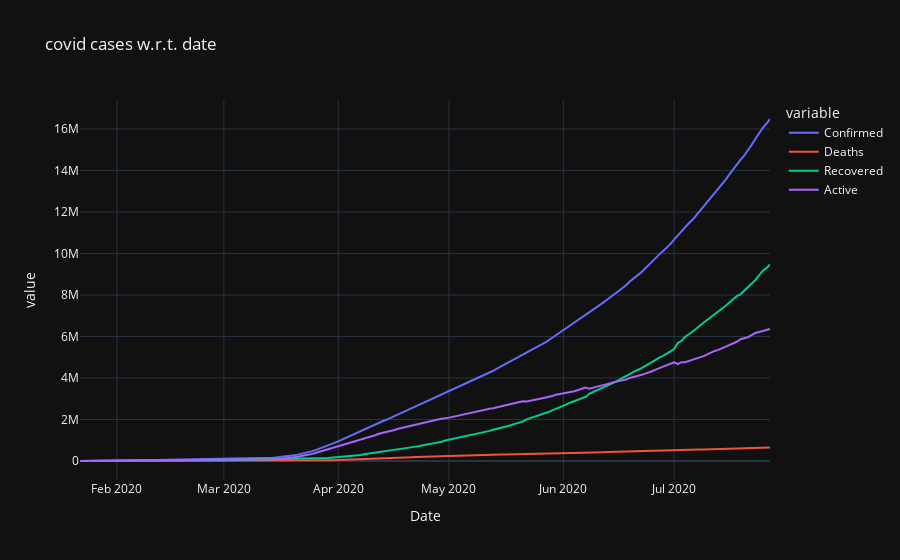

Notebook code for this chart:
### Markdown cell above
### Trend of Confirmed Deaths, Recovered and Active cases
### Creating Line Plot for our data

### Code cell
fig=px.line(day_wise,x="Date",y=["Confirmed","Deaths","Recovered","Active"],title="covid cases w.r.t. date",template="plotly_dark")
fig.show()

### Figure 1 — Plotly figure (JSON) as saved in the notebook; plotly's stock layout.template omitted (floating-point values rounded to 4 significant figures; data arrays with more than 128 entries replaced by an {"elided": "..."} marker saying what was removed)
{"data": [{"hovertemplate": "variable=Confirmed<br>Date=%{x}<br>value=%{y}<extra></extra>", "legendgroup": "Confirmed", "line": {"color": "#636efa", "dash": "solid"}, "mode": "lines", "name": "Confirmed", "orientation": "v", "showlegend": true, "type": "scatter", "x": {"elided": "188 str values"}, "xaxis": "x", "y": {"elided": "188 int values"}, "yaxis": "y"}, {"hovertemplate": "variable=Deaths<br>Date=%{x}<br>value=%{y}<extra></extra>", "legendgroup": "Deaths", "line": {"color": "#EF553B", "dash": "solid"}, "mode": "lines", "name": "Deaths", "orientation": "v", "showlegend": true, "type": "scatter", "x": {"elided": "188 str values"}, "xaxis": "x", "y": {"elided": "188 int values"}, "yaxis": "y"}, {"hovertemplate": "variable=Recovered<br>Date=%{x}<br>value=%{y}<extra></extra>", "legendgroup": "Recovered", "line": {"color": "#00cc96", "dash": "solid"}, "mode": "lines", "name": "Recovered", "orientation": "v", "showlegend": true, "type": "scatter", "x": {"elided": "188 str values"}, "xaxis": "x", "y": {"elided": "188 int values"}, "yaxis": "y"}, {"hovertemplate": "variable=Active<br>Date=%{x}<br>value=%{y}<extra></extra>", "legendgroup": "Active", "line": {"color": "#ab63fa", "dash": "solid"}, "mode": "lines", "name": "Active", "orientation": "v", "showlegend": true, "type": "scatter", "x": {"elided": "188 str values"}, "xaxis": "x", "y": {"elided": "188 int values"}, "yaxis": "y"}], "layout": {"legend": {"title": {"text": "variable"}, "tracegroupgap": 0}, "title": {"text": "covid cases w.r.t. date"}, "xaxis": {"anchor": "y", "domain": [0, 1], "title": {"text": "Date"}}, "yaxis": {"anchor": "x", "domain": [0, 1], "title": {"text": "value"}}}}
